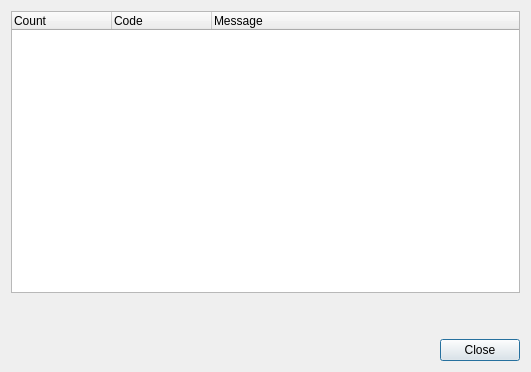
<?xml version="1.0" encoding="UTF-8"?>
<ui version="4.0">
 <class>CodeStyleStatisticsDialog</class>
 <widget class="QDialog" name="CodeStyleStatisticsDialog">
  <property name="geometry">
   <rect>
    <x>0</x>
    <y>0</y>
    <width>531</width>
    <height>372</height>
   </rect>
  </property>
  <property name="windowTitle">
   <string>Code Style Checker Statistics</string>
  </property>
  <layout class="QVBoxLayout" name="verticalLayout">
   <item>
    <widget class="QTreeWidget" name="statisticsList">
     <property name="alternatingRowColors">
      <bool>true</bool>
     </property>
     <property name="rootIsDecorated">
      <bool>false</bool>
     </property>
     <property name="wordWrap">
      <bool>true</bool>
     </property>
     <column>
      <property name="text">
       <string>Count</string>
      </property>
     </column>
     <column>
      <property name="text">
       <string>Code</string>
      </property>
     </column>
     <column>
      <property name="text">
       <string>Message</string>
      </property>
     </column>
    </widget>
   </item>
   <item>
    <layout class="QGridLayout" name="gridLayout">
     <item row="0" column="0">
      <widget class="QLabel" name="filesChecked">
       <property name="text">
        <string/>
       </property>
      </widget>
     </item>
     <item row="0" column="1">
      <widget class="QLabel" name="filesIssues">
       <property name="text">
        <string/>
       </property>
      </widget>
     </item>
     <item row="1" column="0">
      <widget class="QLabel" name="totalIssues">
       <property name="text">
        <string/>
       </property>
      </widget>
     </item>
     <item row="1" column="1">
      <widget class="QLabel" name="fixedIssues">
       <property name="text">
        <string/>
       </property>
      </widget>
     </item>
    </layout>
   </item>
   <item>
    <widget class="QDialogButtonBox" name="buttonBox">
     <property name="orientation">
      <enum>Qt::Horizontal</enum>
     </property>
     <property name="standardButtons">
      <set>QDialogButtonBox::Close</set>
     </property>
    </widget>
   </item>
  </layout>
 </widget>
 <tabstops>
  <tabstop>statisticsList</tabstop>
  <tabstop>buttonBox</tabstop>
 </tabstops>
 <resources/>
 <connections>
  <connection>
   <sender>buttonBox</sender>
   <signal>accepted()</signal>
   <receiver>CodeStyleStatisticsDialog</receiver>
   <slot>accept()</slot>
   <hints>
    <hint type="sourcelabel">
     <x>248</x>
     <y>254</y>
    </hint>
    <hint type="destinationlabel">
     <x>157</x>
     <y>274</y>
    </hint>
   </hints>
  </connection>
  <connection>
   <sender>buttonBox</sender>
   <signal>rejected()</signal>
   <receiver>CodeStyleStatisticsDialog</receiver>
   <slot>reject()</slot>
   <hints>
    <hint type="sourcelabel">
     <x>316</x>
     <y>260</y>
    </hint>
    <hint type="destinationlabel">
     <x>286</x>
     <y>274</y>
    </hint>
   </hints>
  </connection>
 </connections>
</ui>
